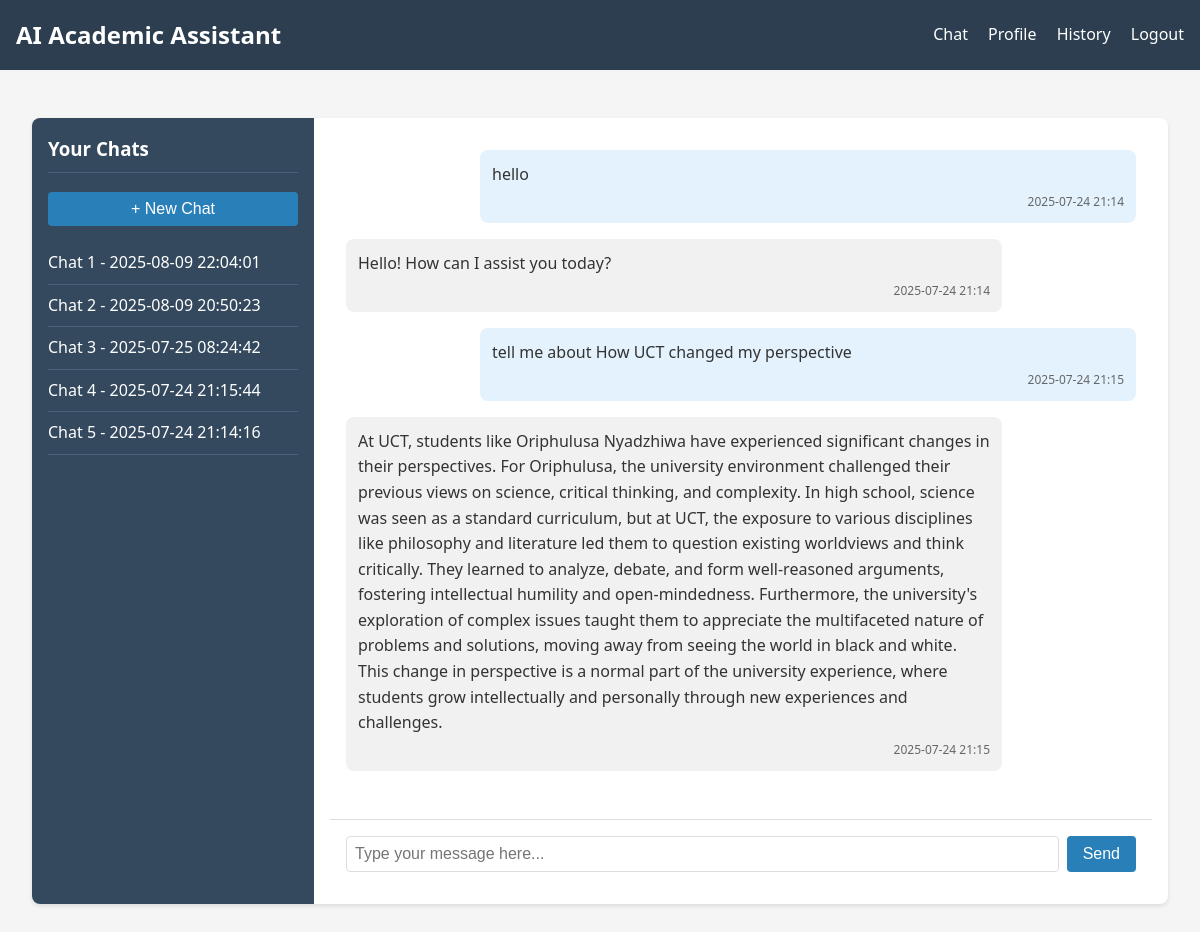
/chat?chat_id=3 (signed in), run on the app's committed database.
### tables this page shows
CREATE TABLE Chats (
            chat_id INTEGER PRIMARY KEY AUTOINCREMENT,
            user_id INTEGER NOT NULL,
            created_at TIMESTAMP DEFAULT CURRENT_TIMESTAMP,
            FOREIGN KEY (user_id) REFERENCES Users (user_id)
        );

CREATE TABLE Messages (
            message_id INTEGER PRIMARY KEY AUTOINCREMENT,
            chat_id INTEGER NOT NULL,
            user_id INTEGER NOT NULL,
            role TEXT NOT NULL,  -- 'user' or 'assistant'
            content TEXT NOT NULL,
            timestamp TIMESTAMP DEFAULT CURRENT_TIMESTAMP,
            FOREIGN KEY (chat_id) REFERENCES Chats (chat_id),
            FOREIGN KEY (user_id) REFERENCES Users (user_id)
        );

### app.py (the view, shortened to what this page needs)
@app.route('/chat', methods=['GET', 'POST'])
def chat():
    if 'user_id' not in session:
        return redirect(url_for('login'))
    user_id = session['user_id']
    chat_id = request.args.get('chat_id')
    if not chat_id:
        chats = get_user_chats(user_id)
        chat_id = chats[0]['chat_id'] if chats else create_new_chat(user_id)
    messages = get_chat_messages(chat_id)
    chats = get_user_chats(user_id)
    return render_template('chat.html',
                         messages=messages,
                         chats=chats,
                         current_chat_id=chat_id,
                         username=session['username'])

### app.py (called while the page is built)
@app.template_filter('datetimeformat')
def datetimeformat(value, format='%Y-%m-%d %H:%M'):
    if isinstance(value, str):
        try:
            value = datetime.strptime(value, '%Y-%m-%d %H:%M:%S')
        except ValueError:
            return value
    return value.strftime(format)

### database.py (called while the page is built)
def get_db_connection() -> Connection:
    conn = sqlite3.connect(Config.DATABASE_PATH)
    conn.row_factory = sqlite3.Row  # Access columns by name
    return conn

def get_user_chats(user_id: int) -> List[Dict]:
    conn = get_db_connection()
    cursor = conn.cursor()
    cursor.execute(
        "SELECT chat_id, created_at FROM Chats WHERE user_id = ? ORDER BY created_at DESC",
        (user_id,)
    )
    chats = [dict(row) for row in cursor.fetchall()]
    conn.close()
    return chats

def get_chat_messages(chat_id: int) -> List[Dict]:
    conn = get_db_connection()
    cursor = conn.cursor()
    cursor.execute(
        "SELECT message_id, role, content, timestamp FROM Messages WHERE chat_id = ? ORDER BY timestamp ASC",
        (chat_id,)
    )
    messages = [dict(row) for row in cursor.fetchall()]
    conn.close()
    return messages

### templates/chat.html (shortened to what this page needs)
{% extends "base.html" %}
{% block content %}
<div class="chat-container">
    <div class="sidebar">
        <h3>Your Chats</h3>
        <form method="post" action="{{ url_for('chat') }}">
            <button type="submit" name="new_chat" class="btn new-chat">+ New Chat</button>
        </form>
        <ul class="chat-list">
            {% for chat in chats %}
                <li class="{% if chat.chat_id == current_chat_id %}active{% endif %}">
                    <a href="{{ url_for('chat', chat_id=chat.chat_id) }}">
                        Chat {{ loop.index }} - {{ chat.created_at }}
                    </a>
                </li>
            {% endfor %}
        </ul>
    </div>
    <div class="chat-window">
        <div class="messages" id="messages">
            {% for message in messages %}
                <div class="message {{ message.role }}">
                    <div class="message-content">
                        {{ message.content }}
                    </div>
                    <div class="message-time">
                        {{ message.timestamp|datetimeformat }}
                    </div>
                </div>
            {% endfor %}
        </div>
        <form class="message-form" id="message-form">
            <input type="text" name="message" id="message-input" placeholder="Type your message here..." required>
            <button type="submit" class="btn send-btn">Send</button>
        </form>
    </div>
</div>
{% endblock %}

### static/styles.css (style rules this page uses)
body { font-family: 'Segoe UI', Tahoma, Geneva, Verdana, sans-serif; line-height: 1.6; margin: 0; padding: 0; background-color: #f5f5f5; color: #333; }
.btn { display: inline-block; padding: 0.5rem 1rem; background-color: #2c3e50; color: white; border: none; border-radius: 4px; cursor: pointer; font-size: 1rem; text-decoration: none; }
.chat-container { display: flex; height: calc(100vh - 200px); background-color: white; border-radius: 8px; box-shadow: 0 2px 4px rgba(0, 0, 0, 0.1); overflow: hidden; }
.sidebar { width: 250px; background-color: #34495e; color: white; padding: 1rem; overflow-y: auto; }
.sidebar h3 { margin-top: 0; padding-bottom: 0.5rem; border-bottom: 1px solid #4a6278; }
.new-chat { width: 100%; margin-bottom: 1rem; background-color: #2980b9; }
.chat-list { list-style: none; padding: 0; margin: 0; }
.chat-list li { padding: 0.5rem 0; border-bottom: 1px solid #4a6278; }
.chat-list li a { color: white; text-decoration: none; }
.chat-window { flex: 1; display: flex; flex-direction: column; padding: 1rem; }
.messages { flex: 1; overflow-y: auto; padding: 1rem; margin-bottom: 1rem; }
.message { margin-bottom: 1rem; max-width: 80%; padding: 0.75rem; border-radius: 8px; position: relative; }
.message.user { background-color: #e3f2fd; margin-left: auto; }
.message.assistant { background-color: #f1f1f1; margin-right: auto; }
.message-content { margin-bottom: 0.25rem; }
.message-time { font-size: 0.75rem; color: #666; text-align: right; }
.message-form { display: flex; gap: 0.5rem; padding: 1rem; border-top: 1px solid #ddd; }
.message-form input { flex: 1; padding: 0.5rem; border: 1px solid #ddd; border-radius: 4px; font-size: 1rem; }
.send-btn { background-color: #2980b9; }

### data on the page
Chats: created_at "2025-08-09 22:04:01"
Chats: created_at "2025-08-09 20:50:23"
Chats: created_at "2025-07-25 08:24:42"
Chats: created_at "2025-07-24 21:15:44"
Chats: created_at "2025-07-24 21:14:16"
Messages: content "hello", timestamp "2025-07-24 21:14"
Messages: content "Hello! How can I assist you today?", timestamp "2025-07-24 21:14"
Messages: content "tell me about How UCT changed my perspective", timestamp "2025-07-24 21:15"
Messages: content "At UCT, students like Oriphulusa Nyadzhiwa have experienced significant changes in their perspectives. For Oriphulusa, the university environment challenged their previous views on science, critical thinking, and complexity. In high school, science was seen as a standard curriculum, but at UCT, the exposure to various disciplines like philosophy and literature led them to question existing worldviews and think critically. They learned to analyze, debate, and form well-reasoned arguments, fostering intellectual humility and open-mindedness. Furthermore, the university's exploration of complex issues taught them to appreciate the multifaceted nature of problems and solutions, moving away from…", timestamp "2025-07-24 21:15"
